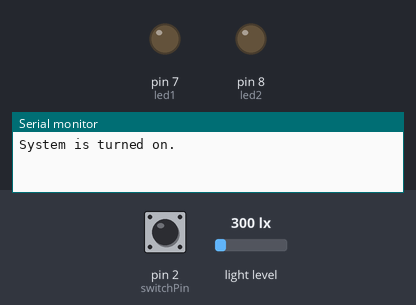
The sketch below on a simulated Arduino Uno, built with avr-gcc and run on an emulated ATmega328P. On the bench: output pins drawn as LEDs (lit = HIGH), the last lines printed to the serial monitor. The test bench sets the inputs (shaded band); at power-on: pin 2 (switchPin) HIGH, light level 300 lx.

Above: at 1.2 s.
1.3 s: pin 2 (switchPin) pulled LOW for 0.15 s
At 2.3 s:
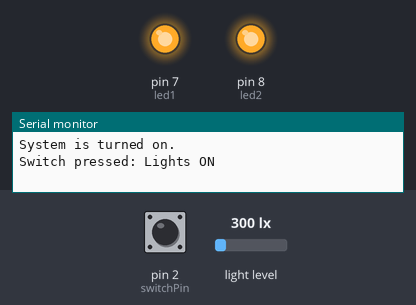
2.9 s: pin 2 (switchPin) pulled LOW for 1 s
At 3.6 s:
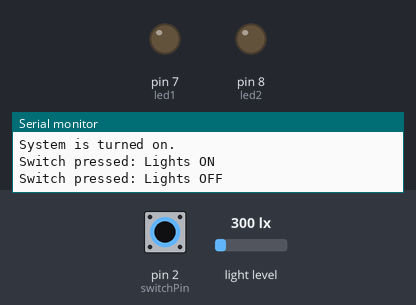
5.4 s: pin 2 (switchPin) pulled LOW for 3.2 s
At 6.7 s:
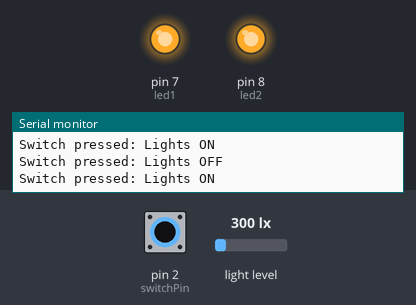
Timing chart, 0 to 61.5 s (numbered marks = the images above; inputs shaded):
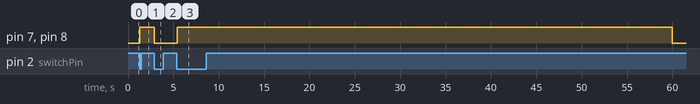

Measured:
- after the input at 1.3 s, pin 7 (led1), pin 8 (led2): LOW → HIGH at once
- after the input at 2.9 s, pin 7 (led1), pin 8 (led2): HIGH → LOW at once
- after the input at 5.4 s, pin 7 (led1), pin 8 (led2): LOW → HIGH at once, → LOW 54.6 s later

The sketch:

light_toggle.ino
```cpp
#include <Wire.h>
#include <BH1750.h>

const int dusk = 50;

// pins
const uint8_t switchPin = 2;
const uint8_t sensorPin = 5;
const uint8_t led1 = 7;
const uint8_t led2 = 8;

BH1750 lightMeter;

// separate interrupt flags
volatile bool motionRequest = false;
volatile bool switchRequest = false;

bool state = false;
bool dark = false;

// timer variables
unsigned long lastMotionTime = 0;
const unsigned long timeout = 60000; // one minute timer for lights

void setup() {
  Serial.begin(9600);
  Wire.begin();

  lightMeter.begin();

  pinMode(switchPin, INPUT_PULLUP);
  pinMode(sensorPin, INPUT);

  pinMode(led1, OUTPUT);
  pinMode(led2, OUTPUT);

  //interrupts
  attachInterrupt(digitalPinToInterrupt(switchPin), switchISR, FALLING);
  attachInterrupt(digitalPinToInterrupt(sensorPin), motionISR, RISING);

  Serial.println("System is turned on.");
}

// motion interrupt
void motionISR() {
  motionRequest = true;
}

// switch interrupt
void switchISR() {
  switchRequest = true;
}

void loop() {

  // read light level
  float lux = lightMeter.readLightLevel();

  // check if dark
  if (lux < dusk) {
    dark = true;
  } else {
    dark = false;
  }

  // handle motion (auto ON if dark, reset timer)
  if (motionRequest) {
    motionRequest = false;

    if (dark) {
      state = true;

      digitalWrite(led1, HIGH);
      digitalWrite(led2, HIGH);

      lastMotionTime = millis(); // start/reset timer

      Serial.println("Motion detected: Lights ON");
    }
  }

  // manual switch for when sensor doesn't work (or to turn off lights)
  if (switchRequest) {
    switchRequest = false;

    state = !state;

    digitalWrite(led1, state);
    digitalWrite(led2, state);

    if (state == HIGH) {
      Serial.println("Switch pressed: Lights ON");
    } else {
      Serial.println("Switch pressed: Lights OFF");
    }
  }

  // handle timeout (only if lights are ON)
  if (state == true) {
    if (millis() - lastMotionTime >= timeout) {
      state = false;

      digitalWrite(led1, LOW);
      digitalWrite(led2, LOW);

      Serial.println("Timeout: Lights OFF");
    }
  }
}
```
